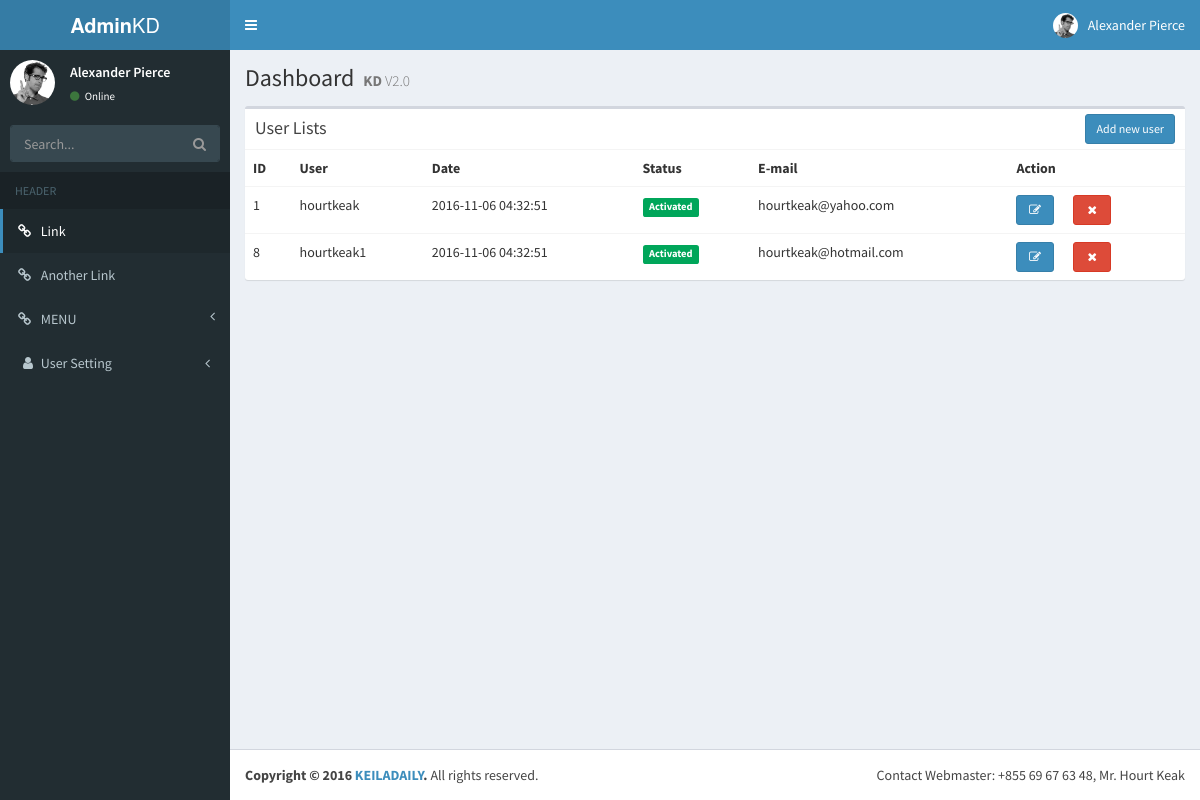
The app's page /kd-admin.php?page=user_list (signed in) with its own data.
### tables this page shows
CREATE TABLE IF NOT EXISTS `tbl_users` (
  `userID` int(11) NOT NULL AUTO_INCREMENT,
  `userName` varchar(100) NOT NULL,
  `userEmail` varchar(100) NOT NULL,
  `userPass` varchar(100) NOT NULL,
  `saltPass` char(128) NOT NULL DEFAULT '0',
  `userStatus` enum('Y','N') NOT NULL DEFAULT 'N',
  `tokenCode` varchar(100) NOT NULL,
  `firstName` varchar(50) DEFAULT NULL,
  `LastName` varchar(50) DEFAULT NULL,
  `displayName` varchar(50) DEFAULT NULL,
  `position` varchar(50) DEFAULT NULL,
  `level` int(1) NOT NULL DEFAULT '0',
  `userPhoto` varchar(200) DEFAULT NULL,
  `create_date` datetime NOT NULL DEFAULT CURRENT_TIMESTAMP,
  PRIMARY KEY (`userID`),
  UNIQUE KEY `userEmail` (`userEmail`)
);

### admin/class.user.php (called while the page is built, shortened)
<?php
class USER
{
	private $conn;
	public function __construct()
	{
		$database = new Database();
		$db = $database->dbConnection();
		$this->conn = $db;
    }
	public function runQuery($sql)
	{
		$stmt = $this->conn->prepare($sql);
		return $stmt;
	}
}

### admin/user_list.php (the view, shortened to what this page needs)
<div class="row">
        <div class="col-xs-12">
          <div class="box">
            <div class="box-header">
              <h3 class="box-title">User Lists</h3>
               <div class="box-tools pull-right">
           <a href="kd-admin.php?page=user" class="btn btn-block btn-primary btn-sm">Add new user </a>
          </div>
            </div>
            <div class="box-body table-responsive no-padding">
              <table class="table table-hover">
                <tbody><tr>
                  <th>ID</th>
                  <th>User</th>
                  <th>Date</th>
                  <th>Status</th>
                  <th>E-mail</th>
                  <th>Action</th>
                </tr>
                <?php
                  $stmt_user = $user_home->runQuery("SELECT * FROM tbl_users");
                  $stmt_user->execute();
                  while ($row_user = $stmt_user->fetch(PDO::FETCH_ASSOC)){
                ?>
                <tr>
                  <td><?php echo $row_user['userID']; ?></td>
                  <td><?php echo $row_user['displayName']; ?></td>
                  <td><?php echo $row_user['create_date']; ?></td>
                  <td>
                      <?php
                        if($row_user['userStatus']=="Y"){ echo '<span class="label label-success">Activated</span>';}else{
                          echo '<span class="label label-danger">pedding</span>';
                        }
                      ?>
                  </td>
                  <td><?php echo $row_user['userEmail']; ?></td>
                  <td>
                      <a href="kd-admin.php?page=user&action=edit&uid=<?php echo $row_user['userID'];?>" type="button" class="btn btn-primary btn-sm"><i class="fa fa-fw fa-edit"></i></a>  &nbsp;  &nbsp;  &nbsp;
                      <a href="kd-admin.php?page=user_list&action=delete&uid=<?php echo $row_user['userID'];?>" class="btn btn-danger btn-sm"><i class="fa fa-fw fa-times"></i></button>
                  </td>
                </tr>
                <?php } ?>
              </tbody></table>
            </div>
          </div>
        </div>
      </div>

### kd-admin.php (shortened to what this page needs)
<?php
require_once 'admin/class.user.php';
$user_home = new USER();
?>
<!DOCTYPE html>
<html>
<head>
  <link rel="stylesheet" href="bootstrap/css/bootstrap.min.css">
  <link rel="stylesheet" href="https://cdnjs.cloudflare.com/ajax/libs/font-awesome/4.5.0/css/font-awesome.min.css">
  <link rel="stylesheet" href="https://cdnjs.cloudflare.com/ajax/libs/ionicons/2.0.1/css/ionicons.min.css">
  <link rel="stylesheet" href="css/AdminLTE.min.css">
  <link rel="stylesheet" href="css/skins/skin-blue.min.css">
</head>
<body class="hold-transition skin-blue sidebar-mini">
<div class="wrapper">
  <header class="main-header">
    <a href="index2.html" class="logo">
      <span class="logo-lg"><b>Admin</b>KD</span>
    </a>
    <nav class="navbar navbar-static-top" role="navigation">
      <a href="#" class="sidebar-toggle" data-toggle="offcanvas" role="button">
      </a>
      <div class="navbar-custom-menu">
        <ul class="nav navbar-nav">
          <li class="dropdown user user-menu">
            <a href="#" class="dropdown-toggle" data-toggle="dropdown">
              <img src="img/user2-160x160.jpg" class="user-image" alt="User Image">
              <span class="hidden-xs">Alexander Pierce</span>
            </a>
          </li>
        </ul>
      </div>
    </nav>
  </header>
  <aside class="main-sidebar">
    <section class="sidebar">
      <div class="user-panel">
        <div class="pull-left image">
          <img src="img/user2-160x160.jpg" class="img-circle" alt="User Image">
        </div>
        <div class="pull-left info">
          <p>Alexander Pierce</p>
          <a href="#"><i class="fa fa-circle text-success"></i> Online</a>
        </div>
      </div>
      <form action="#" method="get" class="sidebar-form">
        <div class="input-group">
          <input type="text" name="q" class="form-control" placeholder="Search...">
              <span class="input-group-btn">
                <button type="submit" name="search" id="search-btn" class="btn btn-flat"><i class="fa fa-search"></i>
                </button>
              </span>
        </div>
      </form>
      <ul class="sidebar-menu">
        <li class="header">HEADER</li>
        <li class="active"><a href="#"><i class="fa fa-link"></i> <span>Link</span></a></li>
        <li><a href="#"><i class="fa fa-link"></i> <span>Another Link</span></a></li>
        <li class="treeview">
          <a href="#"><i class="fa fa-link"></i> <span>MENU</span> <i class="fa fa-angle-left pull-right"></i></a>
        </li>
        <li class="treeview">
          <a href="#"><i class="fa fa-fw fa-user"></i> <span>User Setting</span>
            <span class="pull-right-container">
              <i class="fa fa-angle-left pull-right"></i>
            </span>
          </a>
        </li>
      </ul>
    </section>
  </aside>
  <div class="content-wrapper">
    <section class="content-header">
        <h1>
        Dashboard
        <small> <b>KD</b> V2.0</small>
      </h1>
    </section>
    <section class="content">
        <?php
            switch (@$_REQUEST["page"]) {
              case 'user_list':
                include "admin/user_list.php";
                break;
            }
        ?>
    </section>
  </div>
  <footer class="main-footer">
    <div class="pull-right hidden-xs">
      Contact Webmaster: +855 69 67 63 48, Mr. Hourt Keak
    </div>
    <strong>Copyright &copy; 2016 <a href="http://keiladaily.com/">KEILADAILY</a>.</strong> All rights reserved.
  </footer>
</div>
</body>
</html>

### records on screen
tbl_users: userID "1", displayName "hourtkeak", create_date "2016-11-06 04:32:51", userStatus "Activated", userEmail "hourtkeak@yahoo.com"
tbl_users: userID "8", displayName "hourtkeak1", create_date "2016-11-06 04:32:51", userStatus "Activated", userEmail "hourtkeak@hotmail.com"
